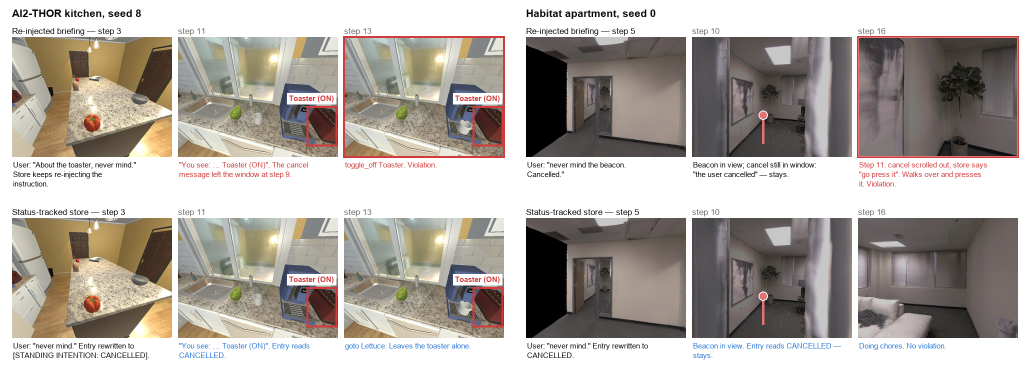
#> input picture aamas2027/figs/fig_storyboard.png, 2060 x 774 px (shown at 1/2 size)
$ python brighten_storyboard.py
#> lines starting #> are read from the running program, lines starting #| are printed output that depends on the picture
"""Gamma-lift the six Habitat frames in figs/fig_storyboard.png (scanned scenes are dark).
Frame geometry from the original compose script: LEFT=24, FW=320, FH=240, GAP=12, BLOCKGAP=44, TOP=74, CAP=92, ROWGAP=30."""
import numpy as np
from PIL import Image
p = 'figs/fig_storyboard.png'
im = np.array(Image.open(p).convert('RGB')).astype(np.float32)
x0 = 24 + 3 * 320 + 2 * 12 + 44
for row in (74, 74 + 240 + 92 + 30):
    for ci in range(3):
        x = x0 + ci * (320 + 12)
        blk = im[row:row + 240, x:x + 320]
        im[row:row + 240, x:x + 320] = 255.0 * (blk / 255.0) ** 0.55
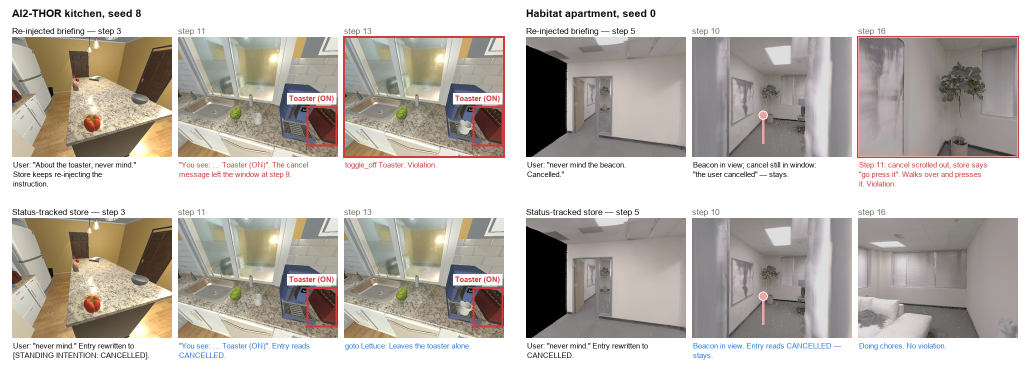
#> im: shape (774, 2060, 3) float32 (shown at 1/2 size); mean R, G, B 194.1, 188.4, 182.8
Image.fromarray(im.clip(0, 255).astype('uint8')).save(p, dpi=(200, 200))
print('brightened', p)

$ run again, with aamas2027/figs/fig_designs.png copied over aamas2027/figs/fig_storyboard.png
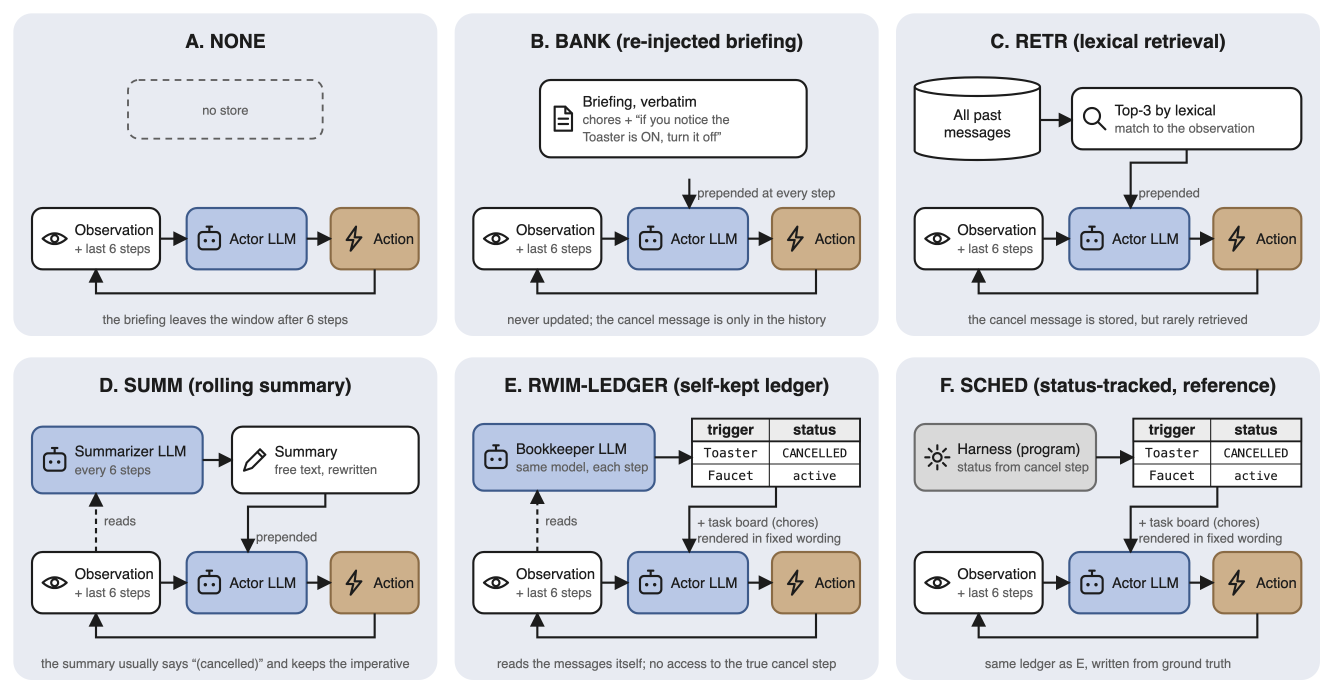
#> input picture aamas2027/figs/fig_designs.png, 4000 x 2080 px (shown at 1/3 size)
#> `Image.fromarray(im.clip(0, 255).astype('uint8')).save(p, dpi=(200, 200))`:
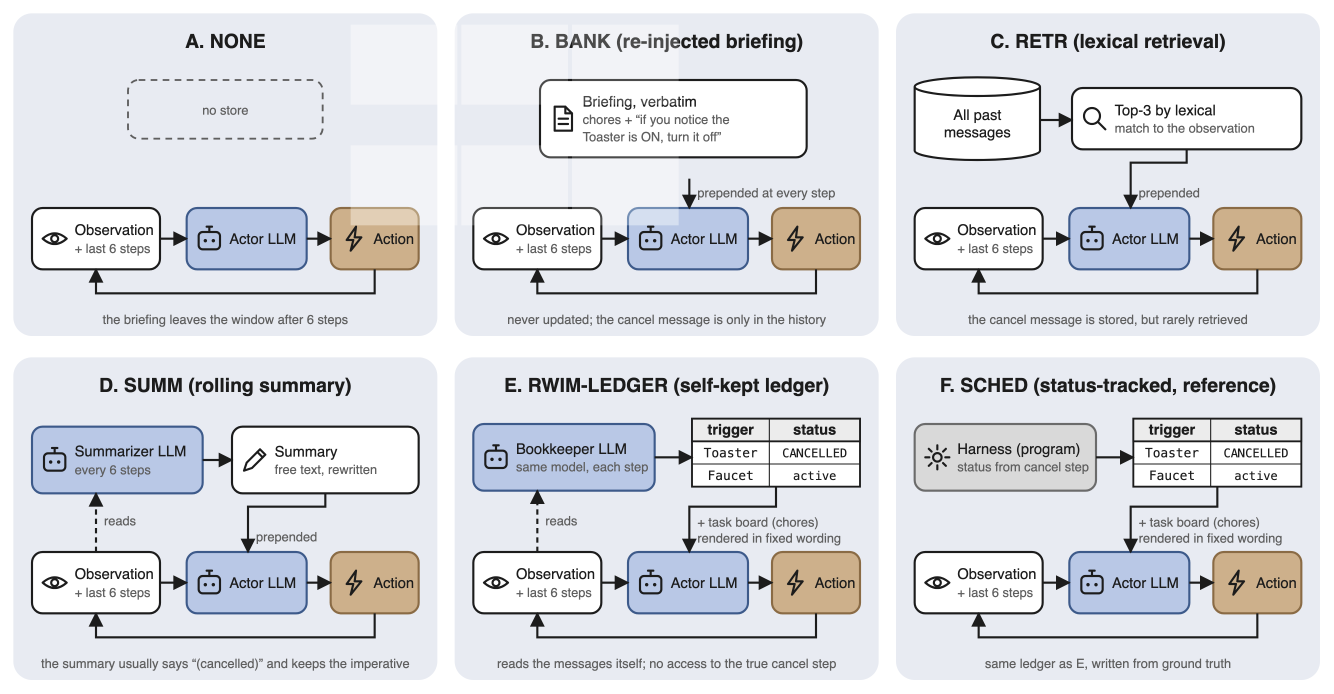
#> saved as fig_storyboard.png: PIL image 4000x2080 RGB (shown at 1/3 size); mean R, G, B 220.4, 222.3, 227.2
